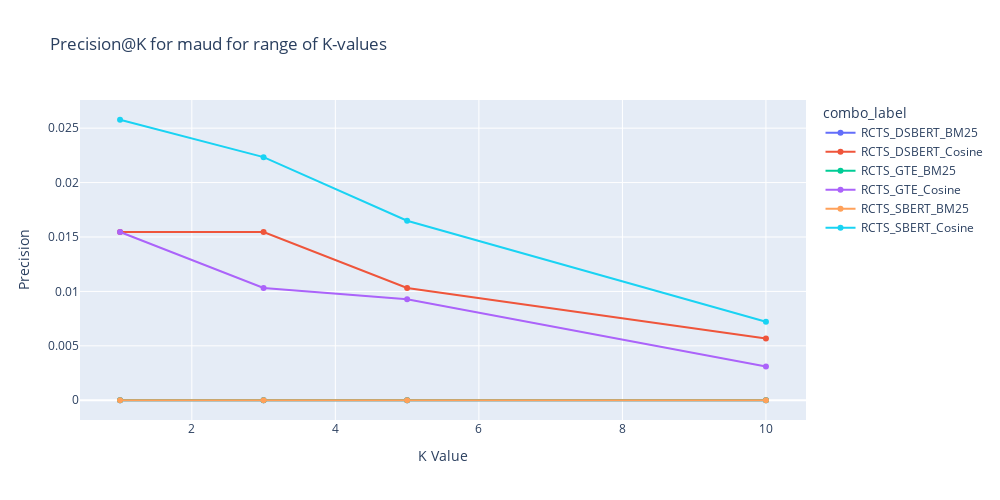
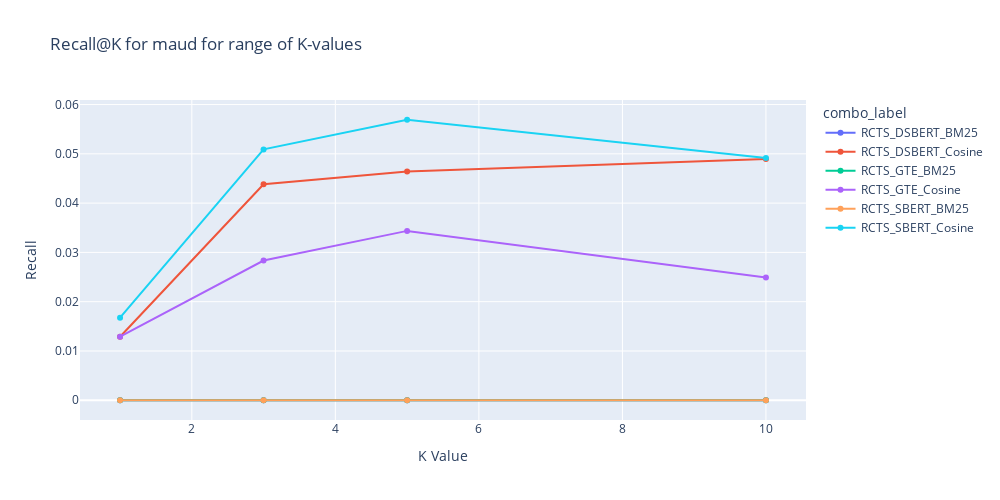
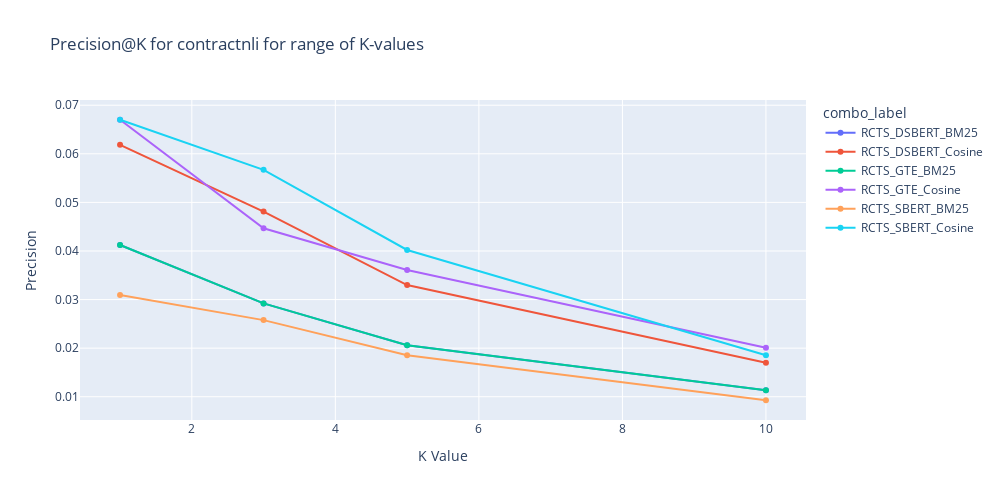
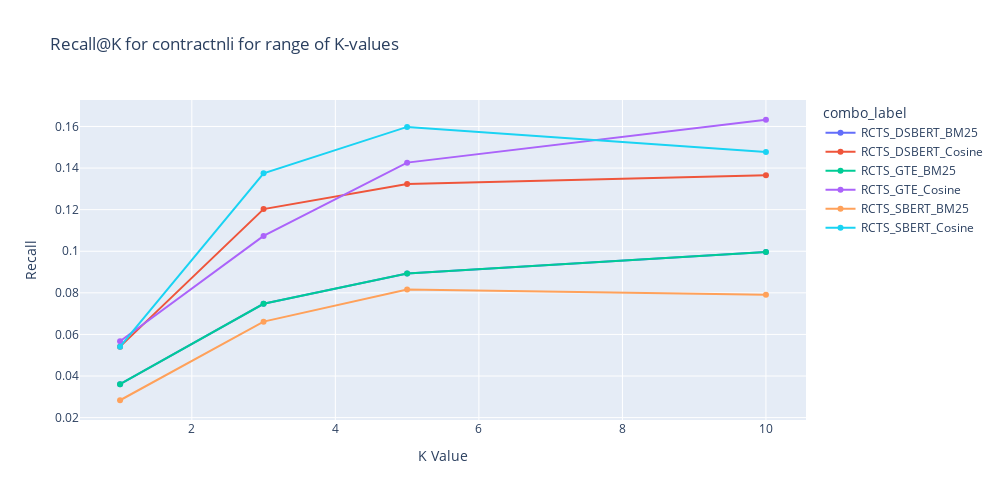

Notebook cell for these charts, in order:
### Code cell
import plotly.express as px

combo_labels = {
    7: "RCTS_SBERT_Cosine",
    8: "RCTS_SBERT_BM25",
    9: "RCTS_DSbert_Cosine",
    10: "RCTS_DSbert_BM25",
    11: "RCTS_GTE_Cosine",
    12: "RCTS_GTE_BM25"
}

def prepare_longform_data(df):
    df = df.copy()
    df["combo"] = df["folder"].apply(lambda x: int(x.split("_")[0]))
    df["combo_label"] = df["combo"].map({
        7: "RCTS_SBERT_Cosine",
        8: "RCTS_SBERT_BM25",
        9: "RCTS_DSBERT_Cosine",
        10: "RCTS_DSBERT_BM25",
        11: "RCTS_GTE_Cosine",
        12: "RCTS_GTE_BM25",
    })

    # Long-form transformation
    long_df = df.melt(
        id_vars=["dataset", "combo", "combo_label", "k", "folder"],
        value_vars=["Precision@K", "Recall@K"],
        var_name="Metric",
        value_name="Score"
    )
    return long_df

def plot_metric_by_k_separate(long_df):
    datasets = long_df["dataset"].unique()
    
    for dataset in datasets:
        df_dataset = long_df[long_df["dataset"] == dataset]
        df_sorted = df_dataset.sort_values(by=["combo_label", "k"])

        print(f"📊 Plotting for dataset: {dataset}")

        # Precision Plot
        df_precision = df_sorted[df_sorted["Metric"] == "Precision@K"]
        fig_precision = px.line(
            df_precision,
            x="k", y="Score",
            color="combo_label",
            markers=True,
            title=f"Precision@K for {dataset} for range of K-values",
            labels={"k": "K Value", "Score": "Precision"},
            hover_data={"folder": True, "k": True}
        )
        fig_precision.update_layout(width=1000, height=500)
        fig_precision.show()

        # Recall Plot
        df_recall = df_sorted[df_sorted["Metric"] == "Recall@K"]
        fig_recall = px.line(
            df_recall,
            x="k", y="Score",
            color="combo_label",
            markers=True,
            title=f"Recall@K for {dataset} for range of K-values",
            labels={"k": "K Value", "Score": "Recall"},
            hover_data={"folder": True, "k": True}
        )
        fig_recall.update_layout(width=1000, height=500)
        fig_recall.show()

# #  Run evaluation and plotting
# results_df = evaluate_all_jsons(n=3)  #change n as needed
# plot_metric_per_dataset(results_df)


long_df = prepare_longform_data(recursive_results)
plot_metric_by_k_separate(long_df)

### Figure 1 — Plotly figure (JSON) as saved in the notebook; plotly's stock layout.template omitted (floating-point values rounded to 4 significant figures)
{"data": [{"customdata": [["10_1"], ["10_3"], ["10_5"], ["10_10"]], "hovertemplate": "combo_label=RCTS_DSBERT_BM25<br>K Value=%{x}<br>Precision=%{y}<br>folder=%{customdata[0]}<extra></extra>", "legendgroup": "RCTS_DSBERT_BM25", "line": {"color": "#636efa", "dash": "solid"}, "marker": {"symbol": "circle"}, "mode": "lines+markers", "name": "RCTS_DSBERT_BM25", "orientation": "v", "showlegend": true, "type": "scatter", "x": [1, 3, 5, 10], "xaxis": "x", "y": [0, 0, 0, 0], "yaxis": "y"}, {"customdata": [["9_1"], ["9_3"], ["9_5"], ["9_10"]], "hovertemplate": "combo_label=RCTS_DSBERT_Cosine<br>K Value=%{x}<br>Precision=%{y}<br>folder=%{customdata[0]}<extra></extra>", "legendgroup": "RCTS_DSBERT_Cosine", "line": {"color": "#EF553B", "dash": "solid"}, "marker": {"symbol": "circle"}, "mode": "lines+markers", "name": "RCTS_DSBERT_Cosine", "orientation": "v", "showlegend": true, "type": "scatter", "x": [1, 3, 5, 10], "xaxis": "x", "y": [0.01546, 0.01546, 0.01031, 0.00567], "yaxis": "y"}, {"customdata": [["12_1"], ["12_3"], ["12_5"], ["12_10"]], "hovertemplate": "combo_label=RCTS_GTE_BM25<br>K Value=%{x}<br>Precision=%{y}<br>folder=%{customdata[0]}<extra></extra>", "legendgroup": "RCTS_GTE_BM25", "line": {"color": "#00cc96", "dash": "solid"}, "marker": {"symbol": "circle"}, "mode": "lines+markers", "name": "RCTS_GTE_BM25", "orientation": "v", "showlegend": true, "type": "scatter", "x": [1, 3, 5, 10], "xaxis": "x", "y": [0, 0, 0, 0], "yaxis": "y"}, {"customdata": [["11_1"], ["11_3"], ["11_5"], ["11_10"]], "hovertemplate": "combo_label=RCTS_GTE_Cosine<br>K Value=%{x}<br>Precision=%{y}<br>folder=%{customdata[0]}<extra></extra>", "legendgroup": "RCTS_GTE_Cosine", "line": {"color": "#ab63fa", "dash": "solid"}, "marker": {"symbol": "circle"}, "mode": "lines+markers", "name": "RCTS_GTE_Cosine", "orientation": "v", "showlegend": true, "type": "scatter", "x": [1, 3, 5, 10], "xaxis": "x", "y": [0.01546, 0.01031, 0.009278, 0.003093], "yaxis": "y"}, {"customdata": [["8_1"], ["8_3"], ["8_5"], ["8_10"]], "hovertemplate": "combo_label=RCTS_SBERT_BM25<br>K Value=%{x}<br>Precision=%{y}<br>folder=%{customdata[0]}<extra></extra>", "legendgroup": "RCTS_SBERT_BM25", "line": {"color": "#FFA15A", "dash": "solid"}, "marker": {"symbol": "circle"}, "mode": "lines+markers", "name": "RCTS_SBERT_BM25", "orientation": "v", "showlegend": true, "type": "scatter", "x": [1, 3, 5, 10], "xaxis": "x", "y": [0, 0, 0, 0], "yaxis": "y"}, {"customdata": [["7_1"], ["7_3"], ["7_5"], ["7_10"]], "hovertemplate": "combo_label=RCTS_SBERT_Cosine<br>K Value=%{x}<br>Precision=%{y}<br>folder=%{customdata[0]}<extra></extra>", "legendgroup": "RCTS_SBERT_Cosine", "line": {"color": "#19d3f3", "dash": "solid"}, "marker": {"symbol": "circle"}, "mode": "lines+markers", "name": "RCTS_SBERT_Cosine", "orientation": "v", "showlegend": true, "type": "scatter", "x": [1, 3, 5, 10], "xaxis": "x", "y": [0.02577, 0.02234, 0.01649, 0.007216], "yaxis": "y"}], "layout": {"height": 500, "legend": {"title": {"text": "combo_label"}, "tracegroupgap": 0}, "title": {"text": "Precision@K for maud for range of K-values"}, "width": 1000, "xaxis": {"anchor": "y", "domain": [0, 1], "title": {"text": "K Value"}}, "yaxis": {"anchor": "x", "domain": [0, 1], "title": {"text": "Precision"}}}}

### Figure 2 — Plotly figure (JSON) as saved in the notebook; plotly's stock layout.template omitted (floating-point values rounded to 4 significant figures)
{"data": [{"customdata": [["10_1"], ["10_3"], ["10_5"], ["10_10"]], "hovertemplate": "combo_label=RCTS_DSBERT_BM25<br>K Value=%{x}<br>Recall=%{y}<br>folder=%{customdata[0]}<extra></extra>", "legendgroup": "RCTS_DSBERT_BM25", "line": {"color": "#636efa", "dash": "solid"}, "marker": {"symbol": "circle"}, "mode": "lines+markers", "name": "RCTS_DSBERT_BM25", "orientation": "v", "showlegend": true, "type": "scatter", "x": [1, 3, 5, 10], "xaxis": "x", "y": [0, 0, 0, 0], "yaxis": "y"}, {"customdata": [["9_1"], ["9_3"], ["9_5"], ["9_10"]], "hovertemplate": "combo_label=RCTS_DSBERT_Cosine<br>K Value=%{x}<br>Recall=%{y}<br>folder=%{customdata[0]}<extra></extra>", "legendgroup": "RCTS_DSBERT_Cosine", "line": {"color": "#EF553B", "dash": "solid"}, "marker": {"symbol": "circle"}, "mode": "lines+markers", "name": "RCTS_DSBERT_Cosine", "orientation": "v", "showlegend": true, "type": "scatter", "x": [1, 3, 5, 10], "xaxis": "x", "y": [0.01289, 0.04381, 0.04639, 0.04897], "yaxis": "y"}, {"customdata": [["12_1"], ["12_3"], ["12_5"], ["12_10"]], "hovertemplate": "combo_label=RCTS_GTE_BM25<br>K Value=%{x}<br>Recall=%{y}<br>folder=%{customdata[0]}<extra></extra>", "legendgroup": "RCTS_GTE_BM25", "line": {"color": "#00cc96", "dash": "solid"}, "marker": {"symbol": "circle"}, "mode": "lines+markers", "name": "RCTS_GTE_BM25", "orientation": "v", "showlegend": true, "type": "scatter", "x": [1, 3, 5, 10], "xaxis": "x", "y": [0, 0, 0, 0], "yaxis": "y"}, {"customdata": [["11_1"], ["11_3"], ["11_5"], ["11_10"]], "hovertemplate": "combo_label=RCTS_GTE_Cosine<br>K Value=%{x}<br>Recall=%{y}<br>folder=%{customdata[0]}<extra></extra>", "legendgroup": "RCTS_GTE_Cosine", "line": {"color": "#ab63fa", "dash": "solid"}, "marker": {"symbol": "circle"}, "mode": "lines+markers", "name": "RCTS_GTE_Cosine", "orientation": "v", "showlegend": true, "type": "scatter", "x": [1, 3, 5, 10], "xaxis": "x", "y": [0.01289, 0.02835, 0.03436, 0.02491], "yaxis": "y"}, {"customdata": [["8_1"], ["8_3"], ["8_5"], ["8_10"]], "hovertemplate": "combo_label=RCTS_SBERT_BM25<br>K Value=%{x}<br>Recall=%{y}<br>folder=%{customdata[0]}<extra></extra>", "legendgroup": "RCTS_SBERT_BM25", "line": {"color": "#FFA15A", "dash": "solid"}, "marker": {"symbol": "circle"}, "mode": "lines+markers", "name": "RCTS_SBERT_BM25", "orientation": "v", "showlegend": true, "type": "scatter", "x": [1, 3, 5, 10], "xaxis": "x", "y": [0, 0, 0, 0], "yaxis": "y"}, {"customdata": [["7_1"], ["7_3"], ["7_5"], ["7_10"]], "hovertemplate": "combo_label=RCTS_SBERT_Cosine<br>K Value=%{x}<br>Recall=%{y}<br>folder=%{customdata[0]}<extra></extra>", "legendgroup": "RCTS_SBERT_Cosine", "line": {"color": "#19d3f3", "dash": "solid"}, "marker": {"symbol": "circle"}, "mode": "lines+markers", "name": "RCTS_SBERT_Cosine", "orientation": "v", "showlegend": true, "type": "scatter", "x": [1, 3, 5, 10], "xaxis": "x", "y": [0.01675, 0.0509, 0.05692, 0.04914], "yaxis": "y"}], "layout": {"height": 500, "legend": {"title": {"text": "combo_label"}, "tracegroupgap": 0}, "title": {"text": "Recall@K for maud for range of K-values"}, "width": 1000, "xaxis": {"anchor": "y", "domain": [0, 1], "title": {"text": "K Value"}}, "yaxis": {"anchor": "x", "domain": [0, 1], "title": {"text": "Recall"}}}}

### Figure 3 — Plotly figure (JSON) as saved in the notebook; plotly's stock layout.template omitted (floating-point values rounded to 4 significant figures)
{"data": [{"customdata": [["10_1"], ["10_3"], ["10_5"], ["10_10"]], "hovertemplate": "combo_label=RCTS_DSBERT_BM25<br>K Value=%{x}<br>Precision=%{y}<br>folder=%{customdata[0]}<extra></extra>", "legendgroup": "RCTS_DSBERT_BM25", "line": {"color": "#636efa", "dash": "solid"}, "marker": {"symbol": "circle"}, "mode": "lines+markers", "name": "RCTS_DSBERT_BM25", "orientation": "v", "showlegend": true, "type": "scatter", "x": [1, 3, 5, 10], "xaxis": "x", "y": [0.04124, 0.02921, 0.02062, 0.01134], "yaxis": "y"}, {"customdata": [["9_1"], ["9_3"], ["9_5"], ["9_10"]], "hovertemplate": "combo_label=RCTS_DSBERT_Cosine<br>K Value=%{x}<br>Precision=%{y}<br>folder=%{customdata[0]}<extra></extra>", "legendgroup": "RCTS_DSBERT_Cosine", "line": {"color": "#EF553B", "dash": "solid"}, "marker": {"symbol": "circle"}, "mode": "lines+markers", "name": "RCTS_DSBERT_Cosine", "orientation": "v", "showlegend": true, "type": "scatter", "x": [1, 3, 5, 10], "xaxis": "x", "y": [0.06186, 0.04811, 0.03299, 0.01701], "yaxis": "y"}, {"customdata": [["12_1"], ["12_3"], ["12_5"], ["12_10"]], "hovertemplate": "combo_label=RCTS_GTE_BM25<br>K Value=%{x}<br>Precision=%{y}<br>folder=%{customdata[0]}<extra></extra>", "legendgroup": "RCTS_GTE_BM25", "line": {"color": "#00cc96", "dash": "solid"}, "marker": {"symbol": "circle"}, "mode": "lines+markers", "name": "RCTS_GTE_BM25", "orientation": "v", "showlegend": true, "type": "scatter", "x": [1, 3, 5, 10], "xaxis": "x", "y": [0.04124, 0.02921, 0.02062, 0.01134], "yaxis": "y"}, {"customdata": [["11_1"], ["11_3"], ["11_5"], ["11_10"]], "hovertemplate": "combo_label=RCTS_GTE_Cosine<br>K Value=%{x}<br>Precision=%{y}<br>folder=%{customdata[0]}<extra></extra>", "legendgroup": "RCTS_GTE_Cosine", "line": {"color": "#ab63fa", "dash": "solid"}, "marker": {"symbol": "circle"}, "mode": "lines+markers", "name": "RCTS_GTE_Cosine", "orientation": "v", "showlegend": true, "type": "scatter", "x": [1, 3, 5, 10], "xaxis": "x", "y": [0.06701, 0.04467, 0.03608, 0.0201], "yaxis": "y"}, {"customdata": [["8_1"], ["8_3"], ["8_5"], ["8_10"]], "hovertemplate": "combo_label=RCTS_SBERT_BM25<br>K Value=%{x}<br>Precision=%{y}<br>folder=%{customdata[0]}<extra></extra>", "legendgroup": "RCTS_SBERT_BM25", "line": {"color": "#FFA15A", "dash": "solid"}, "marker": {"symbol": "circle"}, "mode": "lines+markers", "name": "RCTS_SBERT_BM25", "orientation": "v", "showlegend": true, "type": "scatter", "x": [1, 3, 5, 10], "xaxis": "x", "y": [0.03093, 0.02577, 0.01856, 0.009278], "yaxis": "y"}, {"customdata": [["7_1"], ["7_3"], ["7_5"], ["7_10"]], "hovertemplate": "combo_label=RCTS_SBERT_Cosine<br>K Value=%{x}<br>Precision=%{y}<br>folder=%{customdata[0]}<extra></extra>", "legendgroup": "RCTS_SBERT_Cosine", "line": {"color": "#19d3f3", "dash": "solid"}, "marker": {"symbol": "circle"}, "mode": "lines+markers", "name": "RCTS_SBERT_Cosine", "orientation": "v", "showlegend": true, "type": "scatter", "x": [1, 3, 5, 10], "xaxis": "x", "y": [0.06701, 0.0567, 0.04021, 0.01856], "yaxis": "y"}], "layout": {"height": 500, "legend": {"title": {"text": "combo_label"}, "tracegroupgap": 0}, "title": {"text": "Precision@K for contractnli for range of K-values"}, "width": 1000, "xaxis": {"anchor": "y", "domain": [0, 1], "title": {"text": "K Value"}}, "yaxis": {"anchor": "x", "domain": [0, 1], "title": {"text": "Precision"}}}}

### Figure 4 — Plotly figure (JSON) as saved in the notebook; plotly's stock layout.template omitted (floating-point values rounded to 4 significant figures)
{"data": [{"customdata": [["10_1"], ["10_3"], ["10_5"], ["10_10"]], "hovertemplate": "combo_label=RCTS_DSBERT_BM25<br>K Value=%{x}<br>Recall=%{y}<br>folder=%{customdata[0]}<extra></extra>", "legendgroup": "RCTS_DSBERT_BM25", "line": {"color": "#636efa", "dash": "solid"}, "marker": {"symbol": "circle"}, "mode": "lines+markers", "name": "RCTS_DSBERT_BM25", "orientation": "v", "showlegend": true, "type": "scatter", "x": [1, 3, 5, 10], "xaxis": "x", "y": [0.03608, 0.07474, 0.08935, 0.09966], "yaxis": "y"}, {"customdata": [["9_1"], ["9_3"], ["9_5"], ["9_10"]], "hovertemplate": "combo_label=RCTS_DSBERT_Cosine<br>K Value=%{x}<br>Recall=%{y}<br>folder=%{customdata[0]}<extra></extra>", "legendgroup": "RCTS_DSBERT_Cosine", "line": {"color": "#EF553B", "dash": "solid"}, "marker": {"symbol": "circle"}, "mode": "lines+markers", "name": "RCTS_DSBERT_Cosine", "orientation": "v", "showlegend": true, "type": "scatter", "x": [1, 3, 5, 10], "xaxis": "x", "y": [0.05412, 0.1203, 0.1323, 0.1366], "yaxis": "y"}, {"customdata": [["12_1"], ["12_3"], ["12_5"], ["12_10"]], "hovertemplate": "combo_label=RCTS_GTE_BM25<br>K Value=%{x}<br>Recall=%{y}<br>folder=%{customdata[0]}<extra></extra>", "legendgroup": "RCTS_GTE_BM25", "line": {"color": "#00cc96", "dash": "solid"}, "marker": {"symbol": "circle"}, "mode": "lines+markers", "name": "RCTS_GTE_BM25", "orientation": "v", "showlegend": true, "type": "scatter", "x": [1, 3, 5, 10], "xaxis": "x", "y": [0.03608, 0.07474, 0.08935, 0.09966], "yaxis": "y"}, {"customdata": [["11_1"], ["11_3"], ["11_5"], ["11_10"]], "hovertemplate": "combo_label=RCTS_GTE_Cosine<br>K Value=%{x}<br>Recall=%{y}<br>folder=%{customdata[0]}<extra></extra>", "legendgroup": "RCTS_GTE_Cosine", "line": {"color": "#ab63fa", "dash": "solid"}, "marker": {"symbol": "circle"}, "mode": "lines+markers", "name": "RCTS_GTE_Cosine", "orientation": "v", "showlegend": true, "type": "scatter", "x": [1, 3, 5, 10], "xaxis": "x", "y": [0.0567, 0.1074, 0.1426, 0.1632], "yaxis": "y"}, {"customdata": [["8_1"], ["8_3"], ["8_5"], ["8_10"]], "hovertemplate": "combo_label=RCTS_SBERT_BM25<br>K Value=%{x}<br>Recall=%{y}<br>folder=%{customdata[0]}<extra></extra>", "legendgroup": "RCTS_SBERT_BM25", "line": {"color": "#FFA15A", "dash": "solid"}, "marker": {"symbol": "circle"}, "mode": "lines+markers", "name": "RCTS_SBERT_BM25", "orientation": "v", "showlegend": true, "type": "scatter", "x": [1, 3, 5, 10], "xaxis": "x", "y": [0.02835, 0.06615, 0.08162, 0.07904], "yaxis": "y"}, {"customdata": [["7_1"], ["7_3"], ["7_5"], ["7_10"]], "hovertemplate": "combo_label=RCTS_SBERT_Cosine<br>K Value=%{x}<br>Recall=%{y}<br>folder=%{customdata[0]}<extra></extra>", "legendgroup": "RCTS_SBERT_Cosine", "line": {"color": "#19d3f3", "dash": "solid"}, "marker": {"symbol": "circle"}, "mode": "lines+markers", "name": "RCTS_SBERT_Cosine", "orientation": "v", "showlegend": true, "type": "scatter", "x": [1, 3, 5, 10], "xaxis": "x", "y": [0.05412, 0.1375, 0.1598, 0.1478], "yaxis": "y"}], "layout": {"height": 500, "legend": {"title": {"text": "combo_label"}, "tracegroupgap": 0}, "title": {"text": "Recall@K for contractnli for range of K-values"}, "width": 1000, "xaxis": {"anchor": "y", "domain": [0, 1], "title": {"text": "K Value"}}, "yaxis": {"anchor": "x", "domain": [0, 1], "title": {"text": "Recall"}}}}
